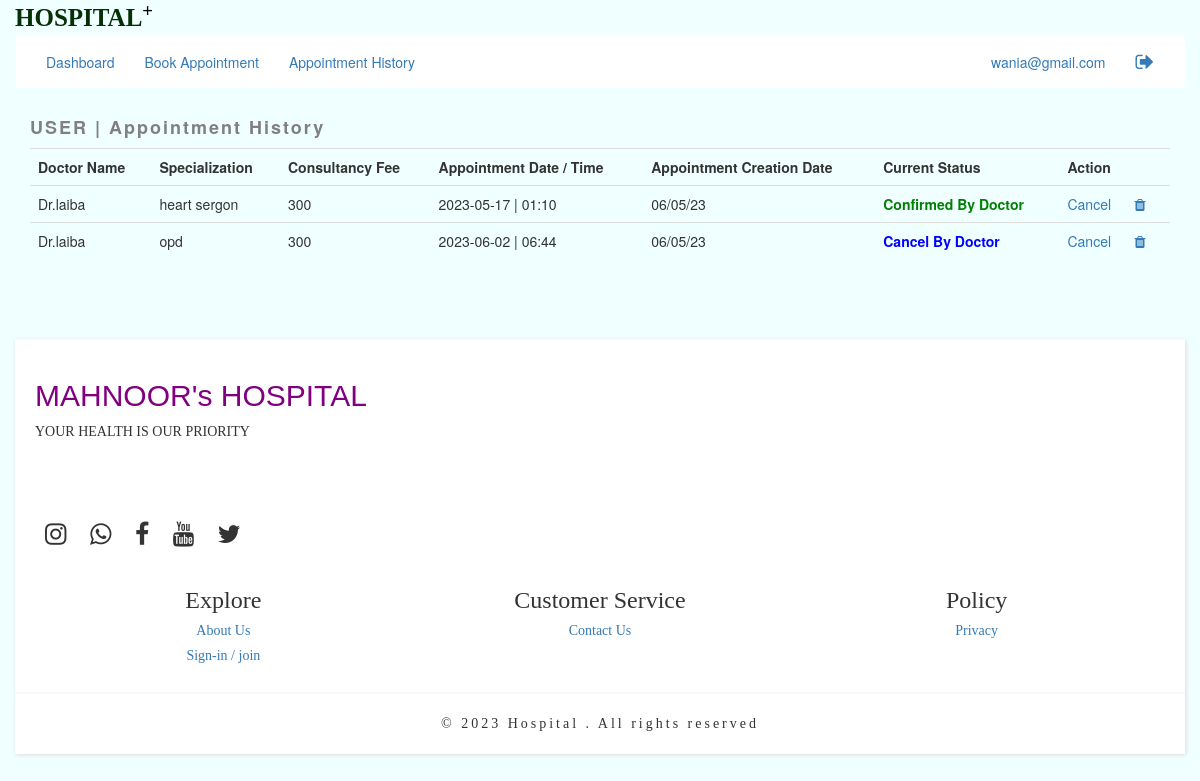
The page /appointmenthistorypatient.php (signed in) on the database its author committed.
### tables this page shows
CREATE TABLE `appointment` (
  `id` int(11) NOT NULL,
  `specialization` varchar(50) NOT NULL,
  `location` varchar(20) NOT NULL,
  `doctor` varchar(50) NOT NULL,
  `fee` varchar(5) NOT NULL,
  `date` varchar(20) NOT NULL,
  `time` varchar(20) NOT NULL,
  `cdate` varchar(20) NOT NULL,
  `currentstatus` varchar(30) NOT NULL,
  `username` varchar(50) NOT NULL,
  `patientname` varchar(50) NOT NULL,
  `action` varchar(10) NOT NULL
);

### appointmenthistorypatient.php (the view, shortened to what this page needs)
<?php  include("patientheader.php")   ?>
<div class="col col-lg-12">
<h4 style="color:grey;font-weight:800;letter-spacing:2px">USER | Appointment History </h4>
<table class="table">
      <tr><th>Doctor Name</th> <th>Specialization</th> <th>Consultancy Fee </th> <th> Appointment Date / Time </th>
      <th>Appointment Creation Date </th> <th>Current Status </th>  <th>Action</th></tr>
      <?php
     include("connection.php");
     $u=$_SESSION['user'];
     $sql="SELECT * FROM appointment WHERE username='$u' ";
     $result=mysqli_query($conn,$sql);
     if(mysqli_num_rows($result)>0){
     while($row=mysqli_fetch_assoc($result)){
?>
<tr><td> Dr.<?php   echo $row['doctor']  ?></td> <td><?php   echo $row['specialization']  ?></td><td><?php   echo $row['fee']  ?></td>
<td>  <?php   echo $row['date']." | ".$row['time']  ?> </td><td> <?php   echo $row['cdate']  ?> </td>
<?php if($row['currentstatus']=='Confirmed By Doctor'){ ?>
<td style="color:green;font-weight:700">  <?php   echo $row['currentstatus']  ?> </td>
<?php } ?>
<?php if($row['currentstatus']=='Cancel By Doctor'){ ?>
<td style="color:blue;font-weight:700">  <?php   echo $row['currentstatus']  ?> </td>
<?php } ?>
 <td> <a href="cancelappointment.php?x=<?php  echo $row['id'] ?>">Cancel</a> &nbsp;&nbsp;&nbsp;&nbsp;  <a href="deleteappointment.php?x=<?php  echo $row['id'] ?>"><span class="fa fa-trash"></span></a> </td>
</tr>
<?php
     }
     }
?>
    </table>
</div>
<?php  include("footer.php")   ?>

### rows shown on the page
appointment: doctor "laiba", specialization "heart sergon", fee "300", date "2023-05-17", time "01:10", cdate "06/05/23", currentstatus "Confirmed By Doctor"
appointment: doctor "laiba", specialization "opd", fee "300", date "2023-06-02", time "06:44", cdate "06/05/23", currentstatus "Cancel By Doctor"

### other values the page prints
$_SESSION['user'] "wania@gmail.com"
